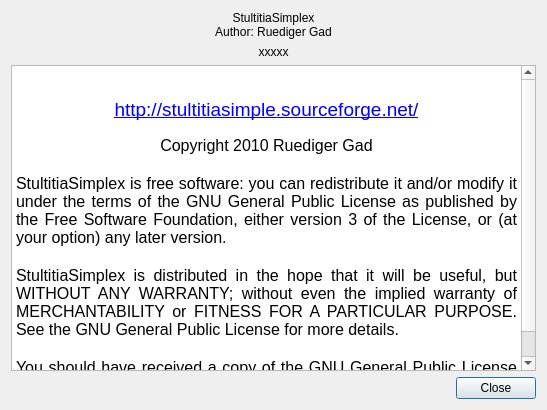
<?xml version="1.0" encoding="UTF-8"?>
<ui version="4.0">
 <class>AboutDialog</class>
 <widget class="QDialog" name="AboutDialog">
  <property name="geometry">
   <rect>
    <x>0</x>
    <y>0</y>
    <width>547</width>
    <height>410</height>
   </rect>
  </property>
  <property name="windowTitle">
   <string>About</string>
  </property>
  <layout class="QVBoxLayout" name="verticalLayout_2">
   <item>
    <layout class="QVBoxLayout" name="verticalLayout">
     <item>
      <widget class="QLabel" name="label">
       <property name="text">
        <string>StultitiaSimplex
Author: Ruediger Gad</string>
       </property>
       <property name="alignment">
        <set>Qt::AlignCenter</set>
       </property>
      </widget>
     </item>
     <item>
      <widget class="QLabel" name="versionLabel">
       <property name="sizePolicy">
        <sizepolicy hsizetype="Preferred" vsizetype="Preferred">
         <horstretch>0</horstretch>
         <verstretch>0</verstretch>
        </sizepolicy>
       </property>
       <property name="text">
        <string>xxxxx</string>
       </property>
       <property name="alignment">
        <set>Qt::AlignCenter</set>
       </property>
      </widget>
     </item>
     <item>
      <widget class="QTextBrowser" name="textBrowser">
       <property name="sizePolicy">
        <sizepolicy hsizetype="Expanding" vsizetype="Expanding">
         <horstretch>0</horstretch>
         <verstretch>0</verstretch>
        </sizepolicy>
       </property>
       <property name="html">
        <string>&lt;!DOCTYPE HTML PUBLIC &quot;-//W3C//DTD HTML 4.0//EN&quot; &quot;http://www.w3.org/TR/REC-html40/strict.dtd&quot;&gt;
&lt;html&gt;&lt;head&gt;&lt;meta name=&quot;qrichtext&quot; content=&quot;1&quot; /&gt;&lt;style type=&quot;text/css&quot;&gt;
p, li { white-space: pre-wrap; }
&lt;/style&gt;&lt;/head&gt;&lt;body style=&quot; font-family:'Sans Serif'; font-size:9pt; font-weight:400; font-style:normal;&quot;&gt;
&lt;table border=&quot;0&quot; style=&quot;-qt-table-type: root; margin-top:4px; margin-bottom:4px; margin-left:4px; margin-right:4px;&quot;&gt;
&lt;tr&gt;
&lt;td style=&quot;border: none;&quot;&gt;
&lt;p align=&quot;center&quot; style=&quot; margin-top:0px; margin-bottom:0px; margin-left:0px; margin-right:0px; -qt-block-indent:0; text-indent:0px;&quot;&gt;&lt;img src=&quot;:/svg/icon_text_card.png&quot; /&gt;&lt;/p&gt;
&lt;p align=&quot;center&quot; style=&quot;-qt-paragraph-type:empty; margin-top:0px; margin-bottom:0px; margin-left:0px; margin-right:0px; -qt-block-indent:0; text-indent:0px;&quot;&gt;&lt;/p&gt;
&lt;p align=&quot;center&quot; style=&quot; margin-top:0px; margin-bottom:0px; margin-left:0px; margin-right:0px; -qt-block-indent:0; text-indent:0px;&quot;&gt;&lt;a href=&quot;http://stultitiasimple.sourceforge.net/&quot;&gt;&lt;span style=&quot; font-size:14pt; text-decoration: underline; color:#0000ff;&quot;&gt;http://stultitiasimple.sourceforge.net/&lt;/span&gt;&lt;/a&gt;&lt;/p&gt;
&lt;p align=&quot;center&quot; style=&quot;-qt-paragraph-type:empty; margin-top:0px; margin-bottom:0px; margin-left:0px; margin-right:0px; -qt-block-indent:0; text-indent:0px; font-size:10pt; text-decoration: underline; color:#0000ff;&quot;&gt;&lt;/p&gt;
&lt;p align=&quot;center&quot; style=&quot; margin-top:0px; margin-bottom:0px; margin-left:0px; margin-right:0px; -qt-block-indent:0; text-indent:0px;&quot;&gt;&lt;span style=&quot; font-size:12pt; color:#000000;&quot;&gt;Copyright 2010 Ruediger Gad&lt;/span&gt;&lt;/p&gt;
&lt;p style=&quot;-qt-paragraph-type:empty; margin-top:0px; margin-bottom:0px; margin-left:0px; margin-right:0px; -qt-block-indent:0; text-indent:0px; font-family:'Courier New,courier'; font-size:12pt; color:#000000;&quot;&gt;&lt;/p&gt;
&lt;p align=&quot;justify&quot; style=&quot; margin-top:0px; margin-bottom:0px; margin-left:0px; margin-right:0px; -qt-block-indent:0; text-indent:0px;&quot;&gt;&lt;span style=&quot; font-family:'Courier New,courier'; font-size:12pt; color:#000000;&quot;&gt;StultitiaSimplex is free software: you can redistribute it and/or modify it under the terms of the GNU General Public License as published by the Free Software Foundation, either version 3 of the License, or (at your option) any later version.&lt;/span&gt;&lt;/p&gt;
&lt;p align=&quot;justify&quot; style=&quot;-qt-paragraph-type:empty; margin-top:0px; margin-bottom:0px; margin-left:0px; margin-right:0px; -qt-block-indent:0; text-indent:0px; font-family:'Courier New,courier'; font-size:12pt; color:#000000;&quot;&gt;&lt;/p&gt;
&lt;p align=&quot;justify&quot; style=&quot; margin-top:0px; margin-bottom:0px; margin-left:0px; margin-right:0px; -qt-block-indent:0; text-indent:0px;&quot;&gt;&lt;span style=&quot; font-family:'Courier New,courier'; font-size:12pt; color:#000000;&quot;&gt;StultitiaSimplex is distributed in the hope that it will be useful, but WITHOUT ANY WARRANTY; without even the implied warranty of MERCHANTABILITY or FITNESS FOR A PARTICULAR PURPOSE.  See the GNU General Public License for more details.&lt;/span&gt;&lt;/p&gt;
&lt;p align=&quot;justify&quot; style=&quot;-qt-paragraph-type:empty; margin-top:0px; margin-bottom:0px; margin-left:0px; margin-right:0px; -qt-block-indent:0; text-indent:0px; font-family:'Courier New,courier'; font-size:12pt; color:#000000;&quot;&gt;&lt;/p&gt;
&lt;p align=&quot;justify&quot; style=&quot; margin-top:0px; margin-bottom:0px; margin-left:0px; margin-right:0px; -qt-block-indent:0; text-indent:0px;&quot;&gt;&lt;span style=&quot; font-family:'Courier New,courier'; font-size:12pt; color:#000000;&quot;&gt;You should have received a copy of the GNU General Public License along with StultitiaSimplex.  If not, see &lt;/span&gt;&lt;a href=&quot;http://www.gnu.org/licenses/&quot;&gt;&lt;span style=&quot; font-size:12pt; text-decoration: underline; color:#0000ff;&quot;&gt;http://www.gnu.org/licenses/&lt;/span&gt;&lt;/a&gt;&lt;span style=&quot; font-family:'Courier New,courier'; font-size:12pt; color:#000000;&quot;&gt;.&lt;/span&gt;&lt;/p&gt;&lt;/td&gt;&lt;/tr&gt;&lt;/table&gt;&lt;/body&gt;&lt;/html&gt;</string>
       </property>
       <property name="openExternalLinks">
        <bool>false</bool>
       </property>
       <property name="openLinks">
        <bool>false</bool>
       </property>
      </widget>
     </item>
    </layout>
   </item>
   <item>
    <widget class="QDialogButtonBox" name="buttonBox">
     <property name="orientation">
      <enum>Qt::Horizontal</enum>
     </property>
     <property name="standardButtons">
      <set>QDialogButtonBox::Close</set>
     </property>
    </widget>
   </item>
  </layout>
 </widget>
 <resources/>
 <connections>
  <connection>
   <sender>buttonBox</sender>
   <signal>accepted()</signal>
   <receiver>AboutDialog</receiver>
   <slot>accept()</slot>
   <hints>
    <hint type="sourcelabel">
     <x>248</x>
     <y>254</y>
    </hint>
    <hint type="destinationlabel">
     <x>157</x>
     <y>274</y>
    </hint>
   </hints>
  </connection>
  <connection>
   <sender>buttonBox</sender>
   <signal>rejected()</signal>
   <receiver>AboutDialog</receiver>
   <slot>reject()</slot>
   <hints>
    <hint type="sourcelabel">
     <x>316</x>
     <y>260</y>
    </hint>
    <hint type="destinationlabel">
     <x>286</x>
     <y>274</y>
    </hint>
   </hints>
  </connection>
 </connections>
</ui>
